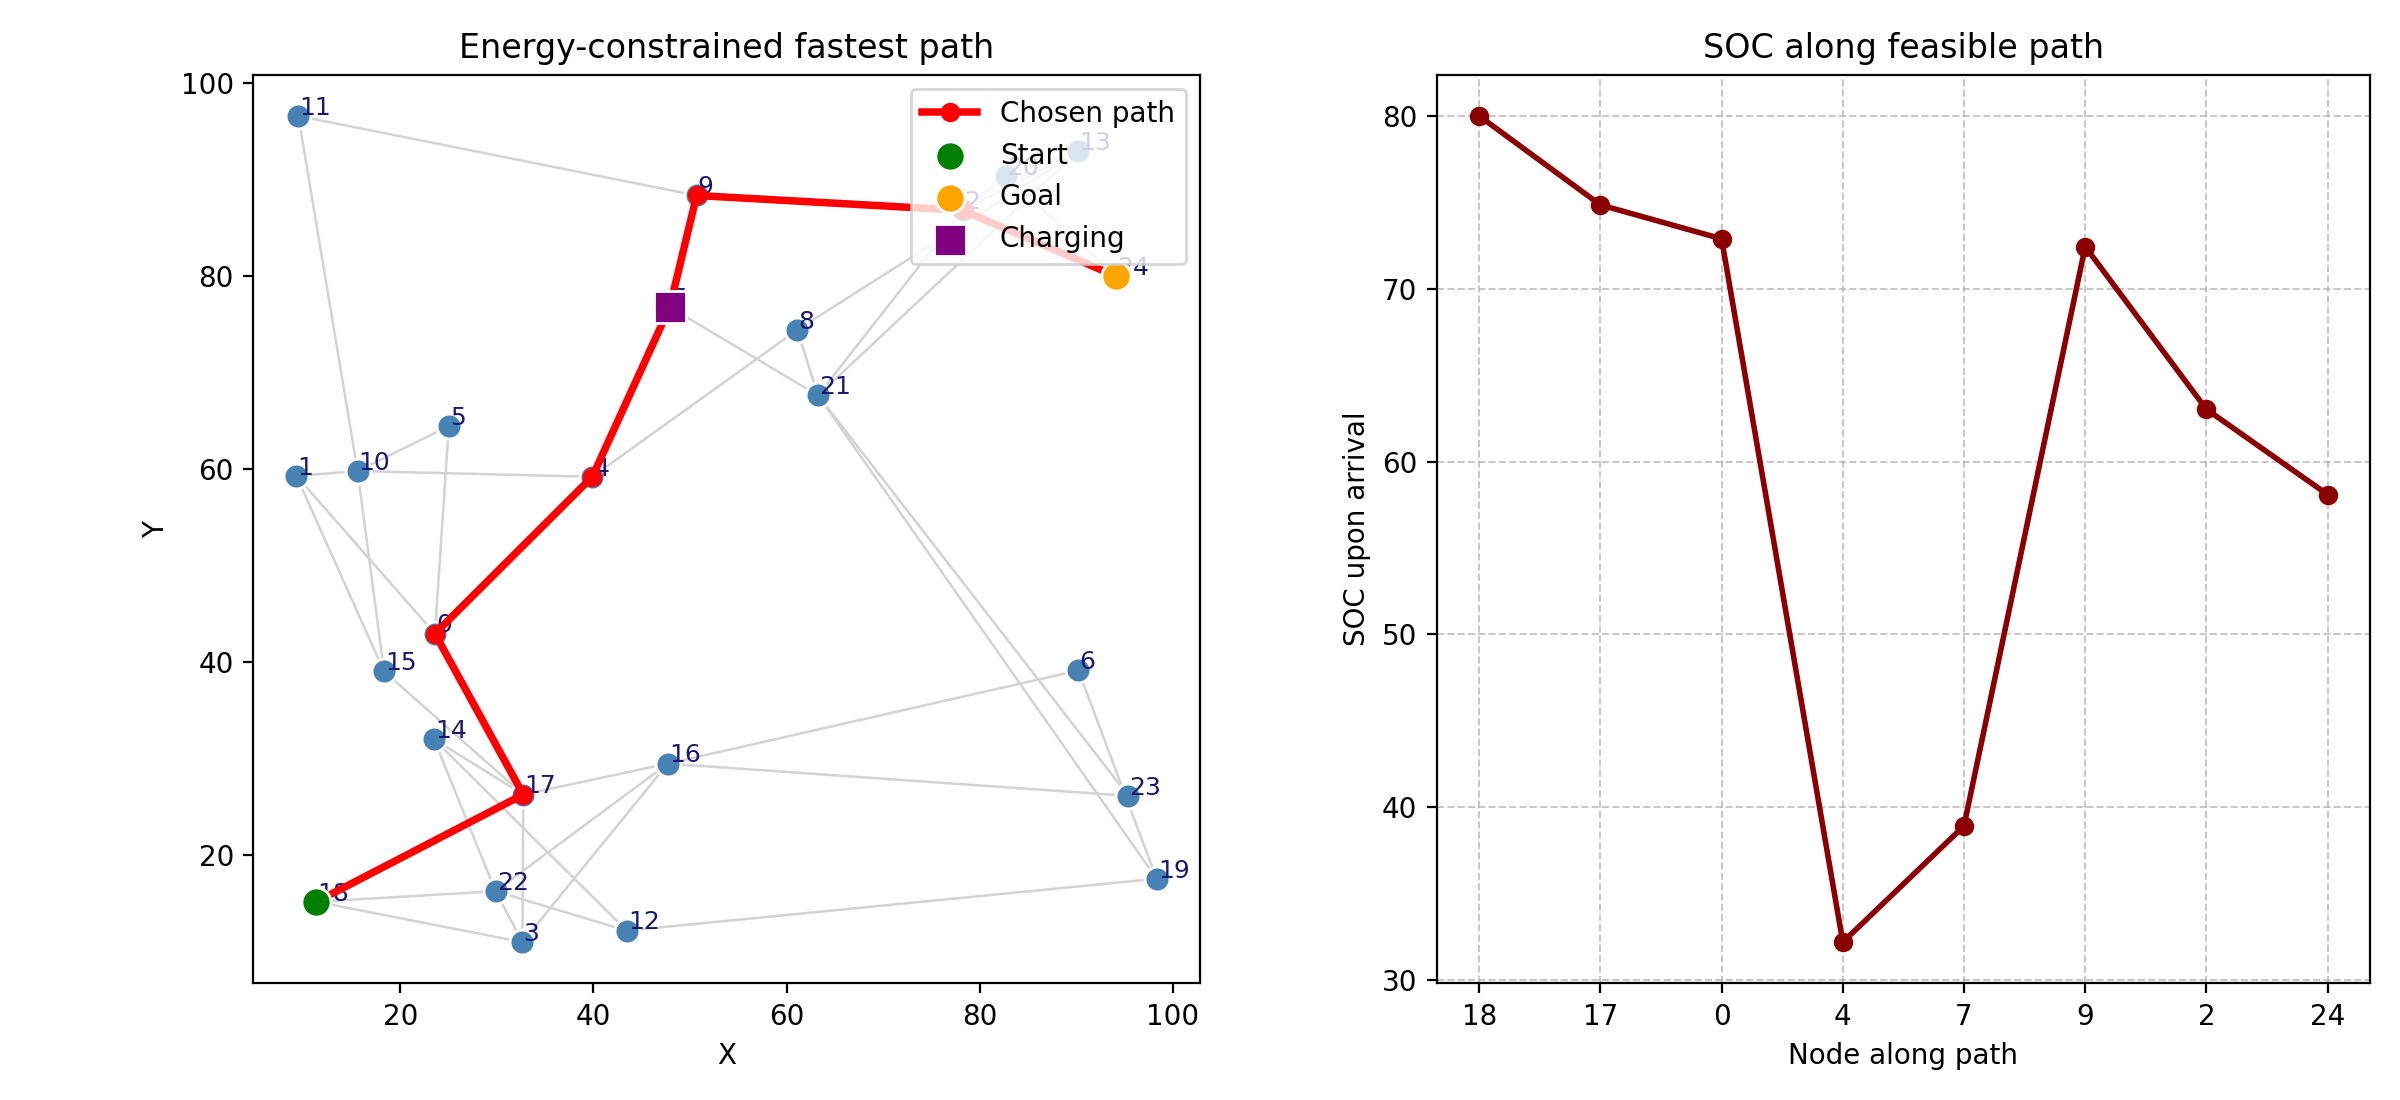

Write the Python code that produced this figure.
import argparse
import matplotlib.pyplot as plt
import numpy as np

from energy_constrained_dijkstra import (
    find_fastest_feasible_path,
    find_fastest_with_charging,
)


def build_random_graph(n_nodes, charging_nodes=None, seed=0):
    """
    Create a dense random graph with symmetric travel times and SOC deltas.
    Travel times come from Euclidean distance so the triangle inequality holds.
    Energy deltas depend on edge length and squared elevation change (larger
    |dZ| consumes more), with noise and optional charging bonuses.

    Args:
        n_nodes: Number of nodes to generate (>= 2).
        charging_nodes: Optional iterable of charging node indices. If None,
            a subset is chosen randomly (excluding start/end).
        seed: Seed for reproducibility.

    Returns:
        coords: (n, 2) array of node coordinates.
        Tmat: (n, n) travel time matrix (np.inf on diagonal).
        Emat: (n, n) SOC delta matrix (gain if destination is charging).
        charging_nodes: Sorted list of charging node indices.
    """
    if n_nodes < 2:
        raise ValueError("n_nodes must be at least 2")

    rng = np.random.default_rng(seed)
    coords = rng.uniform(0.0, 100.0, size=(n_nodes, 2))

    Tmat = np.full((n_nodes, n_nodes), np.inf)
    Emat = np.zeros((n_nodes, n_nodes))

    if charging_nodes is None:
        num_chargers = max(1, n_nodes // 20)
        # Exclude start (0) and goal (n_nodes - 1) from random selection
        candidates = list(range(1, n_nodes - 1)) if n_nodes > 2 else []
        rng.shuffle(candidates)
        charging_nodes = sorted(candidates[:num_chargers])
    else:
        charging_nodes = sorted(set(charging_nodes))

    # Parameters to control difficulty of feasibility
    speed = 1.5  # lower is slower (time = dist / speed)
    energy_per_dist = 0.1  # SOC cost per unit distance
    energy_per_dz2 = 1.0  # SOC cost per squared elevation change
    recharge_gain = 35.0
    noise_energy = 2.0

    # Terrain height field for energy calculations (smooth, reproducible)
    def terrain_height(xy):
        x, y = xy
        hill = 6.0 * np.exp(-((x - 5.0) ** 2 + (y - 5.0) ** 2) / 30.0)
        ridge = 3.0 * np.sin(x / 2.0) + 2.0 * np.cos(y / 3.0)
        return hill + ridge

    z_vals = np.array([terrain_height(pt) for pt in coords])

    # Precompute pairwise distances, times, and energies (symmetric).
    dist_mat = np.linalg.norm(coords[:, None, :] - coords[None, :, :], axis=2)
    np.fill_diagonal(dist_mat, 0.0)
    time_full = dist_mat / speed  # triangle inequality holds by construction

    energy_full = np.zeros((n_nodes, n_nodes))
    for i in range(n_nodes):
        for j in range(i + 1, n_nodes):
            dz = z_vals[j] - z_vals[i]
            energy = (
                -energy_per_dist * dist_mat[i, j]
                - energy_per_dz2 * (dz ** 2)
                + rng.normal(0.0, noise_energy)
            )
            if j in charging_nodes:
                energy += recharge_gain
            if i in charging_nodes:
                energy += recharge_gain
            energy_full[i, j] = energy_full[j, i] = energy

    # For each node, connect to 2 randomly chosen neighbors among its 5 closest.
    for node in range(n_nodes):
        neighbor_order = np.argsort(dist_mat[node])
        nearest = [k for k in neighbor_order if k != node][: min(5, n_nodes - 1)]
        if not nearest:
            continue
        k_select = min(2, len(nearest))
        chosen = rng.choice(nearest, size=k_select, replace=False)
        for neighbor in chosen:
            if not np.isfinite(Tmat[node, neighbor]):
                Tmat[node, neighbor] = Tmat[neighbor, node] = time_full[node, neighbor]
                Emat[node, neighbor] = Emat[neighbor, node] = energy_full[node, neighbor]

    return coords, Tmat, Emat, charging_nodes


def plot_path(coords, T, path, soc_trace, charging_nodes):
    fig, (ax_map, ax_soc) = plt.subplots(
        1, 2, figsize=(12, 5.5), gridspec_kw={"width_ratios": [1.35, 1.0]}
    )

    n = len(coords)
    for i in range(n):
        for j in range(i + 1, n):
            if np.isfinite(T[i, j]):
                ax_map.plot(
                    [coords[i, 0], coords[j, 0]],
                    [coords[i, 1], coords[j, 1]],
                    color="lightgray",
                    linewidth=0.9,
                    zorder=1,
                )

    path_coords = coords[path]
    ax_map.plot(
        path_coords[:, 0],
        path_coords[:, 1],
        color="red",
        linewidth=2.7,
        marker="o",
        zorder=4,
        label="Chosen path",
    )

    # Nodes and charging markers
    ax_map.scatter(
        coords[:, 0], coords[:, 1], color="steelblue", edgecolor="white", s=80, zorder=3
    )
    ax_map.scatter(
        path_coords[0, 0],
        path_coords[0, 1],
        color="green",
        edgecolor="white",
        s=110,
        zorder=5,
        label="Start",
    )
    ax_map.scatter(
        path_coords[-1, 0],
        path_coords[-1, 1],
        color="orange",
        edgecolor="white",
        s=110,
        zorder=5,
        label="Goal",
    )
    if charging_nodes:
        ax_map.scatter(
            coords[charging_nodes, 0],
            coords[charging_nodes, 1],
            color="purple",
            marker="s",
            edgecolor="white",
            s=140,
            zorder=6,
            label="Charging",
        )

    for idx, (x, y) in enumerate(coords):
        ax_map.text(x + 0.12, y + 0.12, str(idx), fontsize=9, color="midnightblue")

    ax_map.set_title("Energy-constrained fastest path")
    ax_map.set_xlabel("X")
    ax_map.set_ylabel("Y")
    ax_map.set_aspect("equal", adjustable="box")
    ax_map.legend(loc="upper right")

    steps = np.arange(len(path))
    ax_soc.plot(steps, soc_trace, marker="o", color="darkred", linewidth=2)
    ax_soc.set_xticks(steps)
    ax_soc.set_xticklabels([str(n) for n in path])
    ax_soc.set_xlabel("Node along path")
    ax_soc.set_ylabel("SOC upon arrival")
    ax_soc.set_title("SOC along feasible path")
    ax_soc.grid(True, linestyle="--", linewidth=0.7, alpha=0.7)

    fig.tight_layout()
    plt.savefig("example_energy_path.png", dpi=200)
    plt.show()
    plt.close(fig)


def parse_args():
    parser = argparse.ArgumentParser(
        description="Generate random Tmat/Emat, solve energy-constrained shortest path, and plot."
    )
    parser.add_argument("--n-nodes", type=int, default=25, help="Number of nodes to generate.")
    parser.add_argument(
        "--start",
        type=int,
        default=18,
        help="Start node index (0-based). Goal defaults to last node.",
    )
    parser.add_argument(
        "--charging-nodes",
        type=int,
        nargs="*",
        help="Explicit charging node indices (0-based). If omitted, they are chosen randomly.",
    )
    parser.add_argument("--soc-init", type=float, default=80.0, help="Initial SOC at start node.")
    parser.add_argument("--soc-min", type=float, default=25.0, help="Minimum SOC allowed.")
    parser.add_argument("--soc-reset", type=float, default=100.0, help="SOC after charging stop.")
    parser.add_argument("--seed", type=int, default=30, help="Random seed for reproducibility.")
    return parser.parse_args()


def main():
    args = parse_args()
    coords, Tmat, Emat, charging_nodes = build_random_graph(
        args.n_nodes,
        charging_nodes=args.charging_nodes,
        seed=args.seed,
    )

    start = args.start
    goal = args.n_nodes - 1
    try:
        path, total_time, soc_trace = find_fastest_with_charging(
            Tmat,
            Emat,
            start=start,
            goal=goal,
            soc_init=args.soc_init,
            soc_min=args.soc_min,
            charging_nodes=charging_nodes,
            soc_reset=args.soc_reset,
        )
        solver = "direct or via one charger (with reset)"
    except ValueError:
        # Fall back to direct feasible path to surface clearer failure message.
        path, total_time, soc_trace = find_fastest_feasible_path(
            Tmat, Emat, start=start, goal=goal, soc_init=args.soc_init, soc_min=args.soc_min
        )
        solver = "direct only"

    print(f"Charging nodes: {charging_nodes}")
    print(f"Solver: {solver}")
    print(f"Path: {path}")
    print(f"Total time: {total_time:.2f}")
    print(f"SOC trace: {[round(s, 1) for s in soc_trace]}")

    plot_path(coords, Tmat, path, soc_trace, charging_nodes)


if __name__ == "__main__":
    main()
